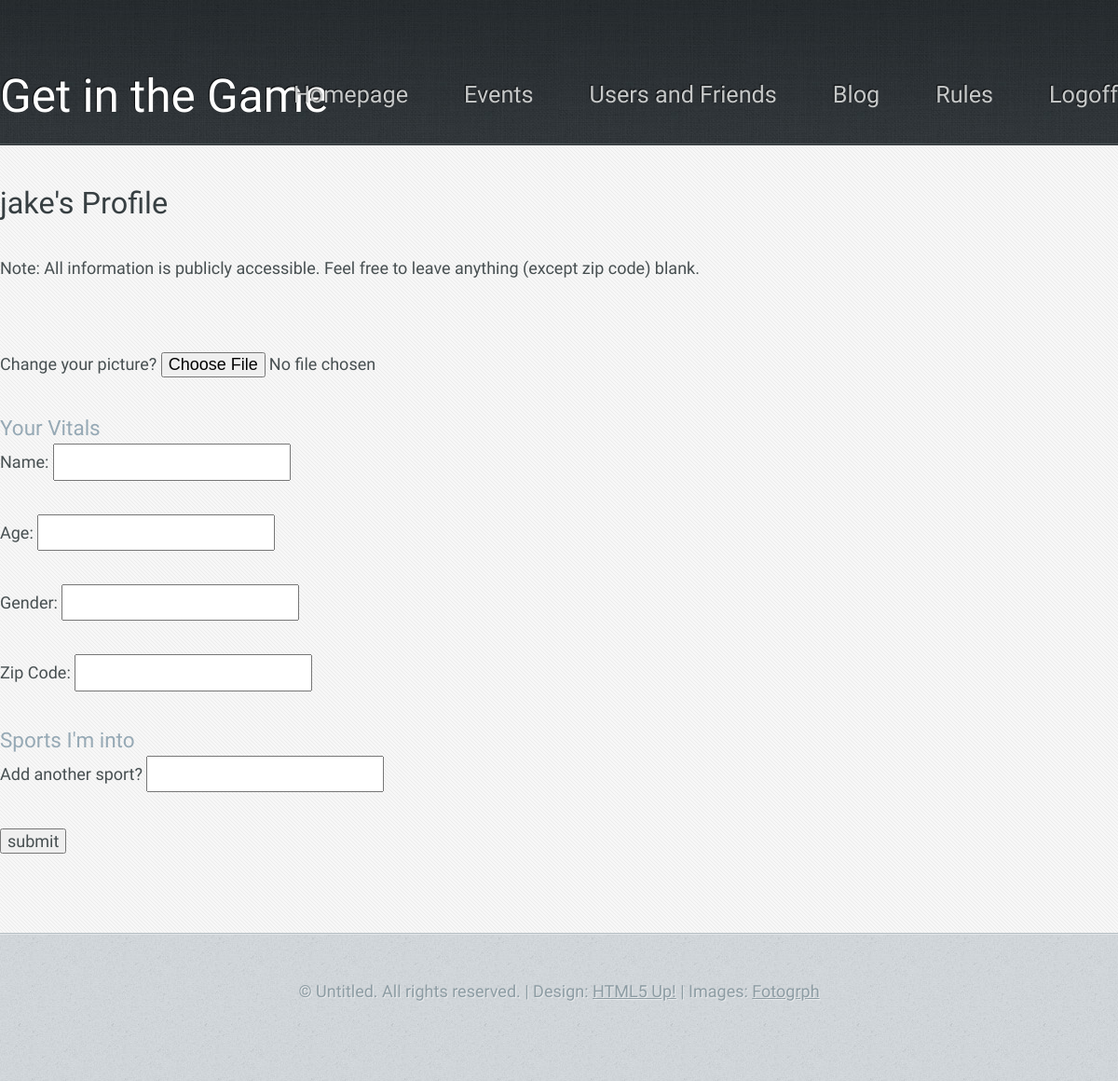
/myProfile.php (signed in), run on an earlier commit of the app's database.
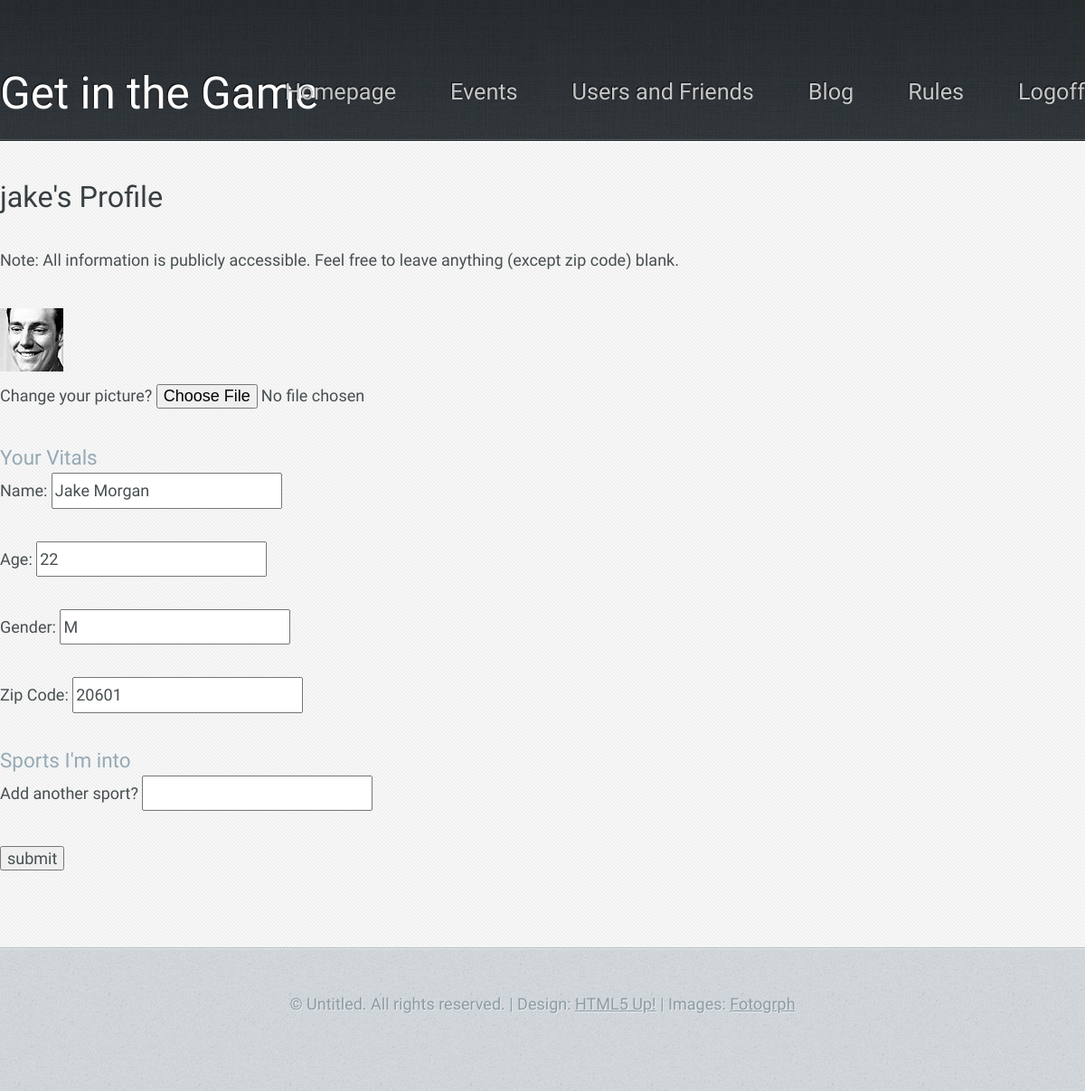
And on a later commit of the database.
### tables this page shows
CREATE TABLE IF NOT EXISTS users (
	username VARCHAR(12) NOT NULL,
	password VARCHAR(40) NOT NULL, 
	users_zip VARCHAR(5) NOT NULL,
	name varchar(50),
	age int(3),
	photo varchar(50),
	gender char(1) CHECK (gender IN ('M', 'F')),
	CONSTRAINT us_zips_zip_fk FOREIGN KEY (users_zip) REFERENCES us_zips(zip),
	PRIMARY KEY (username)
);

### php/session_start_loggedin.php (called while the page is built, shortened)
<?php
if (isset($_SESSION['isLoggedIn'])) { $s_isLoggedIn = $_SESSION['isLoggedIn']; }
else { $s_isLoggedIn = false; $hasZip = false;}
if ($s_isLoggedIn) {
	$s_username = $_SESSION['username'];
}
?>

### myProfile.php (the view, shortened to what this page needs)
<?php include 'php/session_start_loggedin.php';?>
<!DOCTYPE HTML>
<html>
<head>
	</head></head>
<body class = "subpage">
			<div id="header-wrapper">
				<header id="header" class="5grid-layout">
					<div class="row">
						<div class="10u">
							<?php include 'php/menu.php'; ?>
						</div>
					</div>
				</header>
			</div>
			<div id="content-wrapper">
				<div id="content">
					<div class="5grid-layout">
						<div class="row">
							<div class="10u">
<?php
include 'php/db_connect.php';
$getinfoquery = "SELECT photo, name, age, gender, users_zip FROM users WHERE username = '$s_username'";
$result = mysqli_query($db, $getinfoquery) or die ("Blew up getting your user data, guy.");
$row = $result->fetch_array();
$photo = $row['photo'];
$name = $row['name'];
$age = $row['age'];
$gender = $row['gender'];
$zip = $row['users_zip'];
echo"
	<form name = 'profile' method = 'post' enctype='multipart/form-data'>
		<header><h2>$s_username's Profile</h2></header>
		<p>Note: All information is publicly accessible. Feel free to leave anything (except zip code) blank.</p>
		<img src = '$photo'>
		<p>Change your picture? <input type='file' id='profilepic' name='profilepic' accept='image/*' /></p>
		<h3>Your Vitals</h3>
		<p>Name: <input type = 'text' name = 'name' value = '$name'></p>
		<p>Age: <input type = 'text' name = 'age' value = '$age'></p>
		<p>Gender: <input type = 'text' name = 'gender' value = '$gender'></p>
		<p>Zip Code: <input type 'text' name = 'zip' value = '$zip'></p>
		<h3>Sports I'm into</h3>
";
echo"
		<p>Add another sport? <input type = 'text' name = 'sport' value = ''>
		<p><input type = 'submit' name = 'submit' value = 'submit'></p>
	</form>
";
?>
</div>
						</div>
					</div>
				</div>
			</div>
			<div id="copyright">
				&copy; Untitled. All rights reserved. | Design: <a href="http://html5up.net">HTML5 Up!</a> | Images: <a href="http://fotogrph.com">Fotogrph</a>
			</div>
	</body>
</html>
</body>
</html>

### php/menu.php
<?php
echo "<h1><a href='index.php' class='mobileUI-site-name'>Get in the Game</a></h1>";
echo "<nav class='mobileUI-site-nav'>";
echo "<a href='index.php'>Homepage</a>";
if ($s_isLoggedIn) {
	echo '<a href="joinevent.php">Events</a>';
	echo '<a href="users.php">Users and Friends</a>';
}
echo "<a href='blog.php'>Blog</a>";
echo "<a href='rules.php'>Rules</a>";
if (!$s_isLoggedIn) {
	echo "<a href='login.php'>Login</a>";
}
else { echo "<a href='php/users.php?action=logoff'>Logoff</a>"; }
echo "</nav>";

### css/5grid/core.css (style rules this page uses)
html, body, div, span, applet, object, iframe, h1, h2, h3, h4, h5, h6, p, blockquote, pre, a, abbr, acronym, address, big, cite, code, del, dfn, em, img, ins, kbd, q, s, samp, small, strike, strong, sub, sup, tt, var, b, u, i, center, dl, dt, dd, ol, ul, li, fieldset, form, label, legend, table, caption, tbody, tfoot, thead, tr, th, td, article, aside, canvas, details, embed, figure, figcaption, footer, header, hgroup, menu, nav, output, ruby, section, summary, time, mark, audio, video { margin: 0; padding: 0; border: 0; font-size: 100%; font: inherit; vertical-align: baseline; }
article, aside, details, figcaption, figure, footer, header, hgroup, menu, nav, section { display: block; }
body { line-height: 1; }
.\35 grid .\31 0u { width: 83%; }
.\35 grid .\31 u, .\35 grid .\32 u, .\35 grid .\33 u, .\35 grid .\34 u, .\35 grid .\35 u, .\35 grid .\36 u, .\35 grid .\37 u, .\35 grid .\38 u, .\35 grid .\39 u, .\35 grid .\31 0u, .\35 grid .\31 1u, .\35 grid .\31 2u { margin: 1% 0 1% 2%; float: left; }
.\35 grid:after { content: ''; display: block; clear: both; height: 0; }

### css/style.css (style rules this page uses)
body { background: #D4D9DD url('images/bg03.jpg'); }
body, input, textarea, select { color: #474f51; font-size: 13.5pt; font-family: 'Yanone Kaffeesatz'; line-height: 1.85em; font-weight: 300; }
ul, ol, p, dl { margin: 0 0 2em 0; }
a { text-decoration: underline; }

### css/5grid/core-desktop.css (style rules this page uses)
.\35 grid .row:after { content: ''; display: block; clear: both; height: 0; }
.\35 grid .row > :first-child { margin-left: 0; }
.\35 grid .row:first-child > * { margin-top: 0; }
.\35 grid .row:last-child > * { margin-bottom: 0; }

### css/style-desktop.css (style rules this page uses)
#header-wrapper { background: #3B4346 url('images/bg01.jpg'); border-bottom: solid 1px #272d30; box-shadow: inset 0px -1px 0px 0px #51575a; text-shadow: -1px -1px 1px rgba(0,0,0,0.75); }
.subpage #header-wrapper { height: 155px; }
#content-wrapper { background: #f7f7f7 url('images/bg04.png'); border-top: solid 1px #fff; padding: 45px 0 45px 0; }
#header { min-height: 155px; position: relative; }
#header h1 { position: absolute; left: 0; bottom: 35px; font-family: 'Lobster', sans-serif; font-size: 2.75em; }
#header h1 a { color: #fff; text-decoration: none; }
#header nav { position: absolute; right: 0; bottom: 35px; font-weight: 200; }
#header nav a { color: #c6c8c8; text-decoration: none; font-size: 1.4em; margin-left: 60px; outline: 0; }
#content h2 { font-size: 1.8em; color: #373f42; margin: 0 0 0.25em 0; }
#content h3 { color: #96a9b5; font-size: 1.25em; }
#content header { margin: 0 0 2em 0; }
#copyright { border-top: solid 1px #b5bec3; box-shadow: inset 0px 1px 0px 0px #e0e4e7; text-align: center; padding: 45px 0 80px 0; color: #8d9ca3; text-shadow: 1px 1px 0px rgba(255,255,255,0.5); }
#copyright a { color: #8d9ca3; }

### css/5grid/core-1200px.css (style rules this page uses)
.\35 grid-layout { width: 1200px; margin: 0 auto; }

What changed in the data, as far as the page shows it:
now on this page (row edited): users: photo (picture), name "Jake Morgan", age "22", gender "M", zip "20601"
